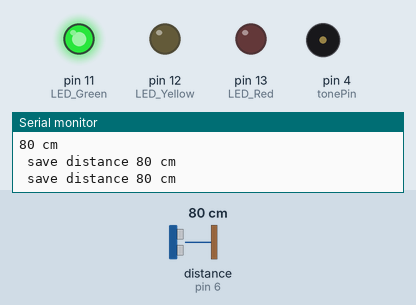
The sketch below on a simulated Arduino Uno, built with avr-gcc and run on an emulated ATmega328P. Shown: output pins drawn as LEDs (lit = HIGH), buzzer (waves = sounding), the last lines printed to the serial monitor. The inputs (shaded band) are chosen by the test bench; at power-on: distance to the obstacle (sensor on pin 6) 80 cm. The echo pulse lasts 58.3 µs per cm.

Above: at 1.7 s.
1.8 s: distance to the obstacle (sensor on pin 6) set to 43 cm
3.8 s: distance to the obstacle (sensor on pin 6) set to 38 cm
At 5.2 s:
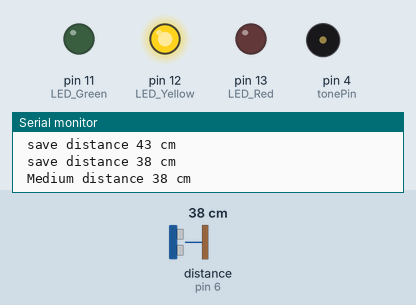
6.9 s: distance to the obstacle (sensor on pin 6) set to 29 cm
10.0 s: distance to the obstacle (sensor on pin 6) set to 22 cm
At 11.5 s:
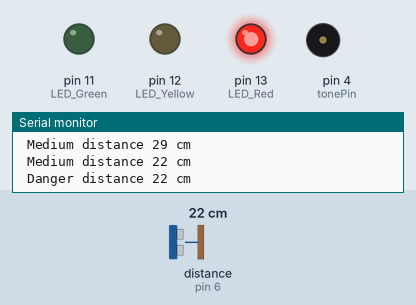
13.1 s: distance to the obstacle (sensor on pin 6) set to 35 cm
At 14.6 s:
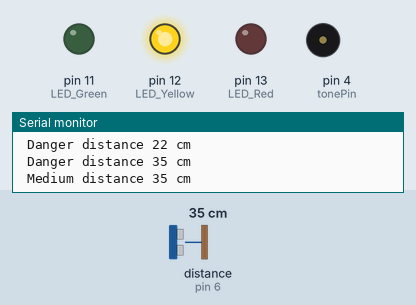
16.2 s: distance to the obstacle (sensor on pin 6) set to 2 cm
At 17.8 s:
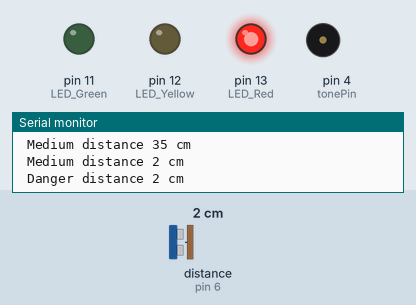
Timing chart, 0 to 20.3 s (numbered marks = the images above; inputs shaded):
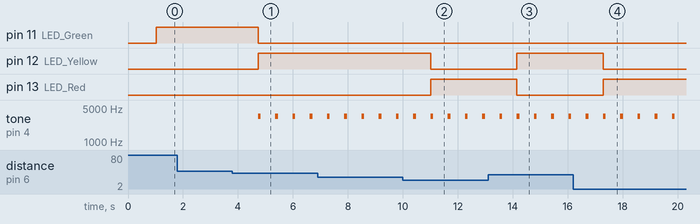

The sketch:

Project_Parking_Sensor.ino
```cpp
#include "SR04.h"
#define tonePin   4
#define trigPin   6
#define echoPin   5
#define LED_Green 11
#define LED_Yellow 12
#define LED_Red 13
SR04 sr04 = SR04(echoPin,trigPin);
long distance;

void setup() {
  Serial.begin(9600);
  delay(500);
  pinMode(tonePin, OUTPUT);
  pinMode(LED_Green, OUTPUT);
  pinMode(LED_Yellow, OUTPUT);
  pinMode(LED_Red, OUTPUT);
}
void loop() {
  distance = sr04.Distance();
  Serial.print(distance);
  Serial.println(" cm");
  delay(500);
  digitalWrite(LED_Green , LOW);
  digitalWrite(LED_Yellow , LOW);
  digitalWrite(LED_Red , LOW);
  if (distance <=25 && distance >= 0)
      {
       digitalWrite(LED_Red , HIGH);
       Serial.print(" Danger distance ");
       tone(tonePin , 200000 , 200);
       delay(100);
       noTone(tonePin);

      }
   else if (distance <= 40 && distance >=26 )
      {
       digitalWrite(LED_Yellow , HIGH);
       Serial.print(" Medium distance ");
       tone(tonePin , 200000 , 100);
       delay(100);
       noTone(tonePin);
      }
   else
      {
       digitalWrite(LED_Green , HIGH);
       Serial.print(" save distance ");
      }
}
```

Measured:
- the behaviour switches between 41 and 40 cm on distance to the obstacle (sensor on pin 6) (found by bisection; images 0 and 1)
- the behaviour switches between 26 and 25 cm on distance to the obstacle (sensor on pin 6) (found by bisection; images 1 and 2)
- after the input at 3.8 s, pin 11 (LED_Green): HIGH → LOW after 0.93 s; pin 12 (LED_Yellow): LOW → HIGH after 0.93 s; tone on pin 4 (tonePin): alternates 3392 Hz for 0.10 s and silent for 0.53 s, starting after 0.93 s
- after the input at 10.0 s, pin 12 (LED_Yellow): HIGH → LOW after 1.0 s; pin 13 (LED_Red): LOW → HIGH after 1.0 s
- after the input at 13.1 s, pin 12 (LED_Yellow): LOW → HIGH after 1.0 s; pin 13 (LED_Red): HIGH → LOW after 1.0 s
- after the input at 16.2 s, pin 12 (LED_Yellow): HIGH → LOW after 1.1 s; pin 13 (LED_Red): LOW → HIGH after 1.1 s
